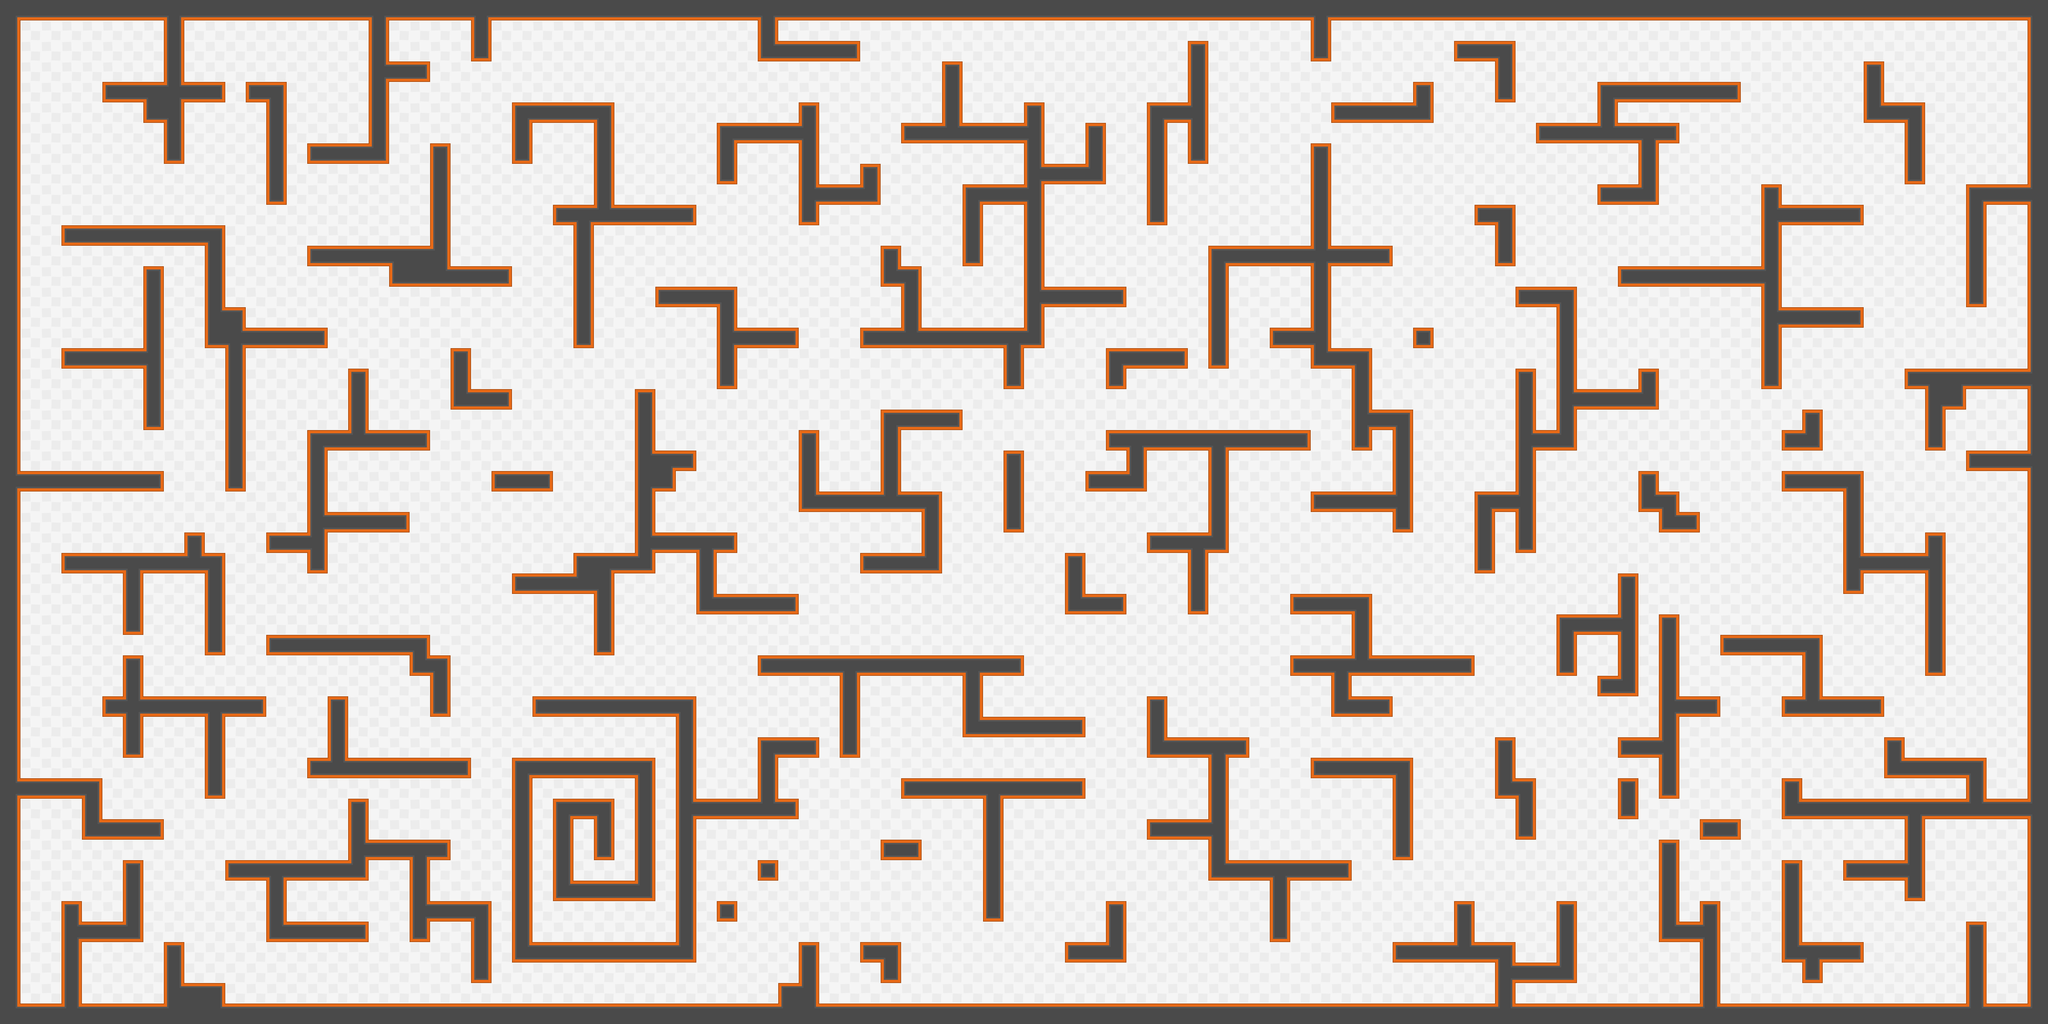

This is a level from a 2D game, rendered from its Tiled map with the project's own tilesets. A one-line summary and the map file follow, with tile-layer data summarised:
An orthogonal 100x50 tile map with 64x64 px tiles, 2 tile layers (Background, Terrain) and 313 objects.

<map version="1.0" orientation="orthogonal" renderorder="right-down" width="100" height="50" tilewidth="64" tileheight="64" nextobjectid="659">
 <tileset firstgid="1" name="map_assets" tilewidth="64" tileheight="64" tilecount="540" columns="27">
  <image source="tilesheet.png" width="1728" height="1280" />
 </tileset>
 <layer name="Background" width="100" height="50">
  <data>[5000 cells, 5000 non-empty, 1 distinct tile ids]</data>
 </layer>
 <layer name="Terrain" width="100" height="50">
  <data>[5000 cells, 1236 non-empty, 43 distinct tile ids]</data>
 </layer>
 <objectgroup name="Collision_wrappers">
  <object id="295" x="0" y="0" width="1216" height="960" />
  <object id="296" x="1216" y="0" width="1024" height="960" />
  <object id="298" x="2240" y="0" width="960" height="960" />
  <object id="299" x="3200" y="0" width="960" height="960" />
  <object id="301" x="4160" y="0" width="1088" height="960" />
  <object id="303" x="5248" y="0" width="1152" height="960" />
  <object id="304" x="0" y="960" width="1344" height="832" />
  <object id="305" x="1344" y="960" width="960" height="832" />
  <object id="307" x="2304" y="960" width="896" height="832" />
  <object id="308" x="3200" y="960" width="1088" height="832" />
  <object id="309" x="4288" y="960" width="1024" height="832" />
  <object id="311" x="5312" y="960" width="1088" height="832" />
  <object id="312" x="0" y="1792" width="1088" height="704" />
  <object id="313" x="1088" y="1792" width="1088" height="704" />
  <object id="314" x="2176" y="1792" width="896" height="704" />
  <object id="315" x="3072" y="1792" width="1280" height="704" />
  <object id="317" x="4352" y="1792" width="1024" height="704" />
  <object id="318" x="5376" y="1792" width="1024" height="768" />
  <object id="319" x="4352" y="2496" width="1024" height="704" />
  <object id="320" x="5376" y="2560" width="1024" height="640" />
  <object id="321" x="3072" y="2496" width="1280" height="704" />
  <object id="322" x="2176" y="2496" width="896" height="704" />
  <object id="325" x="1152" y="2496" width="1024" height="704" />
  <object id="627" x="0" y="2496" width="1152" height="704" />
 </objectgroup>
 <objectgroup name="Collisions">
  <object id="328" x="512" y="64" width="64" height="448" />
  <object id="329" x="320" y="256" width="384" height="64" />
  <object id="330" x="768" y="256" width="128" height="64" />
  <object id="331" x="832" y="320" width="64" height="320" />
  <object id="332" x="960" y="448" width="256" height="64" />
  <object id="334" x="1152" y="64" width="64" height="384" />
  <object id="335" x="1216" y="192" width="128" height="64" />
  <object id="336" x="1472" y="64" width="64" height="128" />
  <object id="337" x="1216" y="768" width="192" height="64" />
  <object id="338" x="1344" y="448" width="64" height="320" />
  <object id="339" x="1216" y="832" width="384" height="64" />
  <object id="340" x="960" y="768" width="256" height="64" />
  <object id="341" x="192" y="704" width="512" height="64" />
  <object id="342" x="640" y="768" width="64" height="192" />
  <object id="343" x="448" y="832" width="64" height="128" />
  <object id="344" x="448" y="960" width="64" height="384" />
  <object id="345" x="192" y="1088" width="256" height="64" />
  <object id="346" x="640" y="960" width="128" height="64" />
  <object id="347" x="640" y="1024" width="384" height="64" />
  <object id="348" x="704" y="1088" width="64" height="448" />
  <object id="349" x="960" y="1344" width="384" height="64" />
  <object id="350" x="1088" y="1152" width="64" height="192" />
  <object id="351" x="960" y="1408" width="64" height="384" />
  <object id="356" x="832" y="1664" width="128" height="64" />
  <object id="357" x="1024" y="1600" width="256" height="64" />
  <object id="358" x="192" y="1728" width="512" height="64" />
  <object id="359" x="576" y="1664" width="64" height="64" />
  <object id="360" x="64" y="1472" width="448" height="64" />
  <object id="361" x="640" y="1792" width="64" height="256" />
  <object id="362" x="384" y="1792" width="64" height="192" />
  <object id="363" x="384" y="2048" width="64" height="320" />
  <object id="364" x="320" y="2176" width="512" height="64" />
  <object id="365" x="640" y="2240" width="64" height="256" />
  <object id="366" x="832" y="1984" width="256" height="64" />
  <object id="367" x="1024" y="2176" width="64" height="256" />
  <object id="368" x="960" y="2368" width="64" height="64" />
  <object id="370" x="64" y="2432" width="256" height="64" />
  <object id="372" x="256" y="2496" width="64" height="128" />
  <object id="373" x="320" y="2560" width="192" height="64" />
  <object id="374" x="192" y="2816" width="64" height="320" />
  <object id="375" x="256" y="2880" width="192" height="64" />
  <object id="376" x="384" y="2688" width="64" height="192" />
  <object id="377" x="512" y="2944" width="64" height="192" />
  <object id="378" x="576" y="3072" width="128" height="64" />
  <object id="379" x="704" y="2688" width="448" height="64" />
  <object id="381" x="1088" y="2496" width="64" height="192" />
  <object id="382" x="832" y="2752" width="64" height="192" />
  <object id="383" x="896" y="2880" width="256" height="64" />
  <object id="384" x="1088" y="1984" width="256" height="64" />
  <object id="386" x="1280" y="2048" width="128" height="64" />
  <object id="387" x="1344" y="2112" width="64" height="128" />
  <object id="388" x="1088" y="2368" width="384" height="64" />
  <object id="389" x="1664" y="2176" width="512" height="64" />
  <object id="390" x="2112" y="2240" width="64" height="256" />
  <object id="391" x="1600" y="2368" width="64" height="128" />
  <object id="392" x="1664" y="2368" width="320" height="64" />
  <object id="393" x="1984" y="2368" width="64" height="128" />
  <object id="394" x="1600" y="2496" width="64" height="512" />
  <object id="395" x="1664" y="2944" width="512" height="64" />
  <object id="396" x="2112" y="2496" width="64" height="448" />
  <object id="397" x="1984" y="2496" width="64" height="256" />
  <object id="398" x="1728" y="2752" width="320" height="64" />
  <object id="399" x="1728" y="2496" width="64" height="256" />
  <object id="400" x="1792" y="2496" width="128" height="64" />
  <object id="401" x="1856" y="2560" width="64" height="128" />
  <object id="402" x="1152" y="2624" width="256" height="64" />
  <object id="403" x="1280" y="2688" width="64" height="256" />
  <object id="404" x="1344" y="2816" width="192" height="64" />
  <object id="405" x="1472" y="2880" width="64" height="192" />
  <object id="406" x="2176" y="2496" width="320" height="64" />
  <object id="407" x="2368" y="2304" width="64" height="192" />
  <object id="408" x="2432" y="2304" width="128" height="64" />
  <object id="409" x="2368" y="2688" width="64" height="64" />
  <object id="410" x="2240" y="2816" width="64" height="64" />
  <object id="411" x="2432" y="3072" width="128" height="64" />
  <object id="412" x="2496" y="2944" width="64" height="128" />
  <object id="413" x="2688" y="2944" width="128" height="64" />
  <object id="414" x="2752" y="3008" width="64" height="64" />
  <object id="415" x="2752" y="2624" width="128" height="64" />
  <object id="416" x="3072" y="2496" width="64" height="384" />
  <object id="417" x="2816" y="2432" width="256" height="64" />
  <object id="419" x="3072" y="2432" width="320" height="64" />
  </objectgroup>
</map>
<!-- 207 of 313 objects omitted -->
